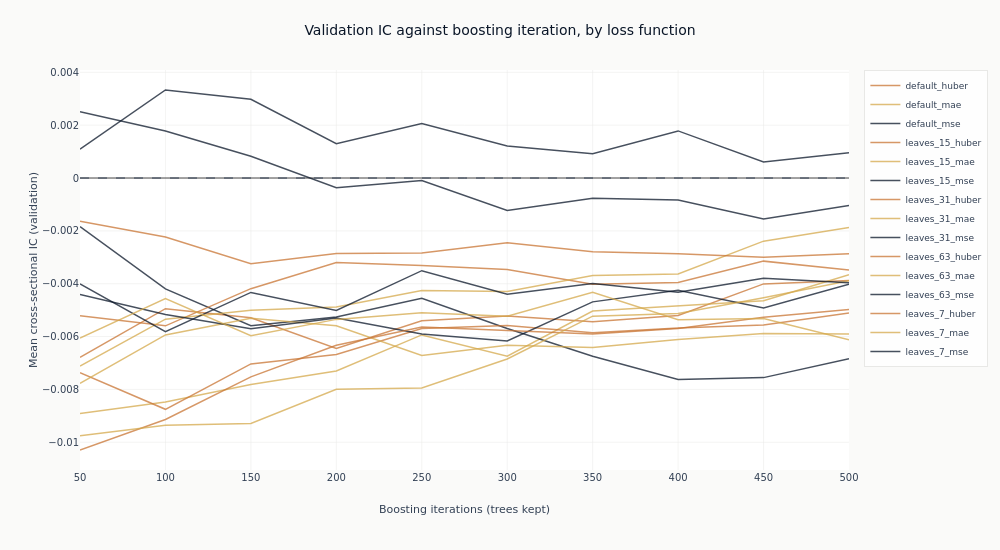

Notebook code cell kept with this figure:
### Markdown cell above
### What more trees do

Each line traces one configuration's out-of-sample IC as trees are added to it. This is the
figure the checkpoint dimension exists to produce, and it separates two things a single
end-of-training number cannot.

A line that rises and then falls has an interior optimum: the model was still learning, then
began fitting the training window at the expense of the validation folds. A line that wanders
without trend around zero never had anything to learn in the first place, and its highest point
is wherever the noise happened to peak. The difference matters, because both produce a
respectable-looking maximum.

### Code cell
curves = catalog.filter("full_coverage").sort("config_name", "checkpoint_value")
objectives = {"mse": COLORS["blue"], "mae": COLORS["amber"], "huber": COLORS["copper"]}


def objective_of(name: str) -> str:
    """Read the loss function out of a declared configuration name."""
    return next((key for key in objectives if name.endswith(key)), "mse")


fig_curves = go.Figure()
for config_name in curves.get_column("config_name").unique(maintain_order=True):
    series = curves.filter(pl.col("config_name") == config_name)
    fig_curves.add_trace(
        go.Scatter(
            x=series.get_column("checkpoint_value").to_list(),
            y=series.get_column("ic_mean").to_list(),
            mode="lines",
            name=config_name,
            line=dict(color=objectives[objective_of(config_name)], width=1.5),
            opacity=0.75,
        )
    )
fig_curves.add_hline(y=0, line_width=1, line_dash="dash", line_color=COLORS["neutral"])
fig_curves.update_layout(
    title="Validation IC against boosting iteration, by loss function",
    height=550,
    width=1000,
    margin=dict(t=70),
    legend=dict(font=dict(size=9)),
)
fig_curves.update_xaxes(title_text="Boosting iterations (trees kept)")
fig_curves.update_yaxes(title_text="Mean cross-sectional IC (validation)")
show_plotly_with_alt(
    fig_curves,
    "Line chart of mean validation information coefficient against boosting iteration, one line "
    "per configuration, coloured by loss function: blue for squared error, amber for absolute "
    "error, copper for Huber. A dashed line marks zero. The lines sit in a narrow band just below "
    "it, and the three colours are mixed through the band rather than separated into layers. They "
    "wander up and down without rising to a common peak and falling away.",
)

### Figure 1 — Plotly figure (JSON) as saved in the notebook; plotly's stock layout.template omitted (floating-point values rounded to 4 significant figures)
{"data": [{"line": {"color": "#C87533", "width": 1.5}, "mode": "lines", "name": "default_huber", "opacity": 0.75, "type": "scatter", "x": [50, 100, 150, 200, 250, 300, 350, 400, 450, 500], "y": [-0.006783, -0.004945, -0.005288, -0.006446, -0.005399, -0.00522, -0.005438, -0.005199, -0.004006, -0.003878]}, {"line": {"color": "#D4A84B", "width": 1.5}, "mode": "lines", "name": "default_mae", "opacity": 0.75, "type": "scatter", "x": [50, 100, 150, 200, 250, 300, 350, 400, 450, 500], "y": [-0.008908, -0.008478, -0.007816, -0.007301, -0.005937, -0.006741, -0.005031, -0.004845, -0.004646, -0.003664]}, {"line": {"color": "#0a1628", "width": 1.5}, "mode": "lines", "name": "default_mse", "opacity": 0.75, "type": "scatter", "x": [50, 100, 150, 200, 250, 300, 350, 400, 450, 500], "y": [-0.001839, -0.004196, -0.005589, -0.005259, -0.004551, -0.005693, -0.006741, -0.007626, -0.007553, -0.00684]}, {"line": {"color": "#C87533", "width": 1.5}, "mode": "lines", "name": "leaves_15_huber", "opacity": 0.75, "type": "scatter", "x": [50, 100, 150, 200, 250, 300, 350, 400, 450, 500], "y": [-0.005208, -0.005593, -0.004187, -0.003194, -0.003311, -0.003458, -0.004022, -0.00395, -0.003145, -0.00348]}, {"line": {"color": "#D4A84B", "width": 1.5}, "mode": "lines", "name": "leaves_15_mae", "opacity": 0.75, "type": "scatter", "x": [50, 100, 150, 200, 250, 300, 350, 400, 450, 500], "y": [-0.007116, -0.005341, -0.004999, -0.004882, -0.004252, -0.004291, -0.003686, -0.003631, -0.002389, -0.001872]}, {"line": {"color": "#0a1628", "width": 1.5}, "mode": "lines", "name": "leaves_15_mse", "opacity": 0.75, "type": "scatter", "x": [50, 100, 150, 200, 250, 300, 350, 400, 450, 500], "y": [0.001091, 0.003331, 0.002977, 0.001296, 0.00206, 0.00121, 0.0009233, 0.001783, 0.0006063, 0.0009599]}, {"line": {"color": "#C87533", "width": 1.5}, "mode": "lines", "name": "leaves_31_huber", "opacity": 0.75, "type": "scatter", "x": [50, 100, 150, 200, 250, 300, 350, 400, 450, 500], "y": [-0.007364, -0.008752, -0.007035, -0.006674, -0.005693, -0.005581, -0.005854, -0.005679, -0.005564, -0.005111]}, {"line": {"color": "#D4A84B", "width": 1.5}, "mode": "lines", "name": "leaves_31_mae", "opacity": 0.75, "type": "scatter", "x": [50, 100, 150, 200, 250, 300, 350, 400, 450, 500], "y": [-0.007773, -0.005937, -0.005303, -0.005593, -0.006711, -0.00633, -0.006411, -0.006114, -0.005884, -0.005901]}, {"line": {"color": "#0a1628", "width": 1.5}, "mode": "lines", "name": "leaves_31_mse", "opacity": 0.75, "type": "scatter", "x": [50, 100, 150, 200, 250, 300, 350, 400, 450, 500], "y": [-0.004408, -0.005167, -0.005705, -0.0053, -0.005904, -0.006168, -0.004687, -0.00425, -0.004919, -0.004018]}, {"line": {"color": "#C87533", "width": 1.5}, "mode": "lines", "name": "leaves_63_huber", "opacity": 0.75, "type": "scatter", "x": [50, 100, 150, 200, 250, 300, 350, 400, 450, 500], "y": [-0.01029, -0.009139, -0.007524, -0.006326, -0.005639, -0.005768, -0.005899, -0.005692, -0.00527, -0.004975]}, {"line": {"color": "#D4A84B", "width": 1.5}, "mode": "lines", "name": "leaves_63_mae", "opacity": 0.75, "type": "scatter", "x": [50, 100, 150, 200, 250, 300, 350, 400, 450, 500], "y": [-0.00975, -0.009355, -0.009289, -0.007995, -0.007941, -0.006848, -0.005227, -0.005125, -0.004534, -0.003889]}, {"line": {"color": "#0a1628", "width": 1.5}, "mode": "lines", "name": "leaves_63_mse", "opacity": 0.75, "type": "scatter", "x": [50, 100, 150, 200, 250, 300, 350, 400, 450, 500], "y": [-0.004004, -0.00581, -0.004329, -0.00501, -0.003507, -0.004399, -0.003989, -0.00432, -0.00379, -0.003967]}, {"line": {"color": "#C87533", "width": 1.5}, "mode": "lines", "name": "leaves_7_huber", "opacity": 0.75, "type": "scatter", "x": [50, 100, 150, 200, 250, 300, 350, 400, 450, 500], "y": [-0.001638, -0.002234, -0.003243, -0.002857, -0.002837, -0.00245, -0.002792, -0.002864, -0.002998, -0.002862]}, {"line": {"color": "#D4A84B", "width": 1.5}, "mode": "lines", "name": "leaves_7_mae", "opacity": 0.75, "type": "scatter", "x": [50, 100, 150, 200, 250, 300, 350, 400, 450, 500], "y": [-0.006057, -0.004565, -0.005969, -0.005349, -0.005097, -0.005232, -0.004323, -0.005363, -0.005313, -0.006125]}, {"line": {"color": "#0a1628", "width": 1.5}, "mode": "lines", "name": "leaves_7_mse", "opacity": 0.75, "type": "scatter", "x": [50, 100, 150, 200, 250, 300, 350, 400, 450, 500], "y": [0.002507, 0.001779, 0.0008224, -0.0003636, -9.207e-05, -0.001232, -0.0007662, -0.0008297, -0.001551, -0.001039]}], "layout": {"height": 550, "legend": {"font": {"size": 9}}, "margin": {"t": 70}, "shapes": [{"line": {"color": "#334155", "dash": "dash", "width": 1}, "type": "line", "x0": 0, "x1": 1, "xref": "x domain", "y0": 0, "y1": 0, "yref": "y"}], "title": {"text": "Validation IC against boosting iteration, by loss function"}, "width": 1000, "xaxis": {"title": {"text": "Boosting iterations (trees kept)"}}, "yaxis": {"title": {"text": "Mean cross-sectional IC (validation)"}}}}
